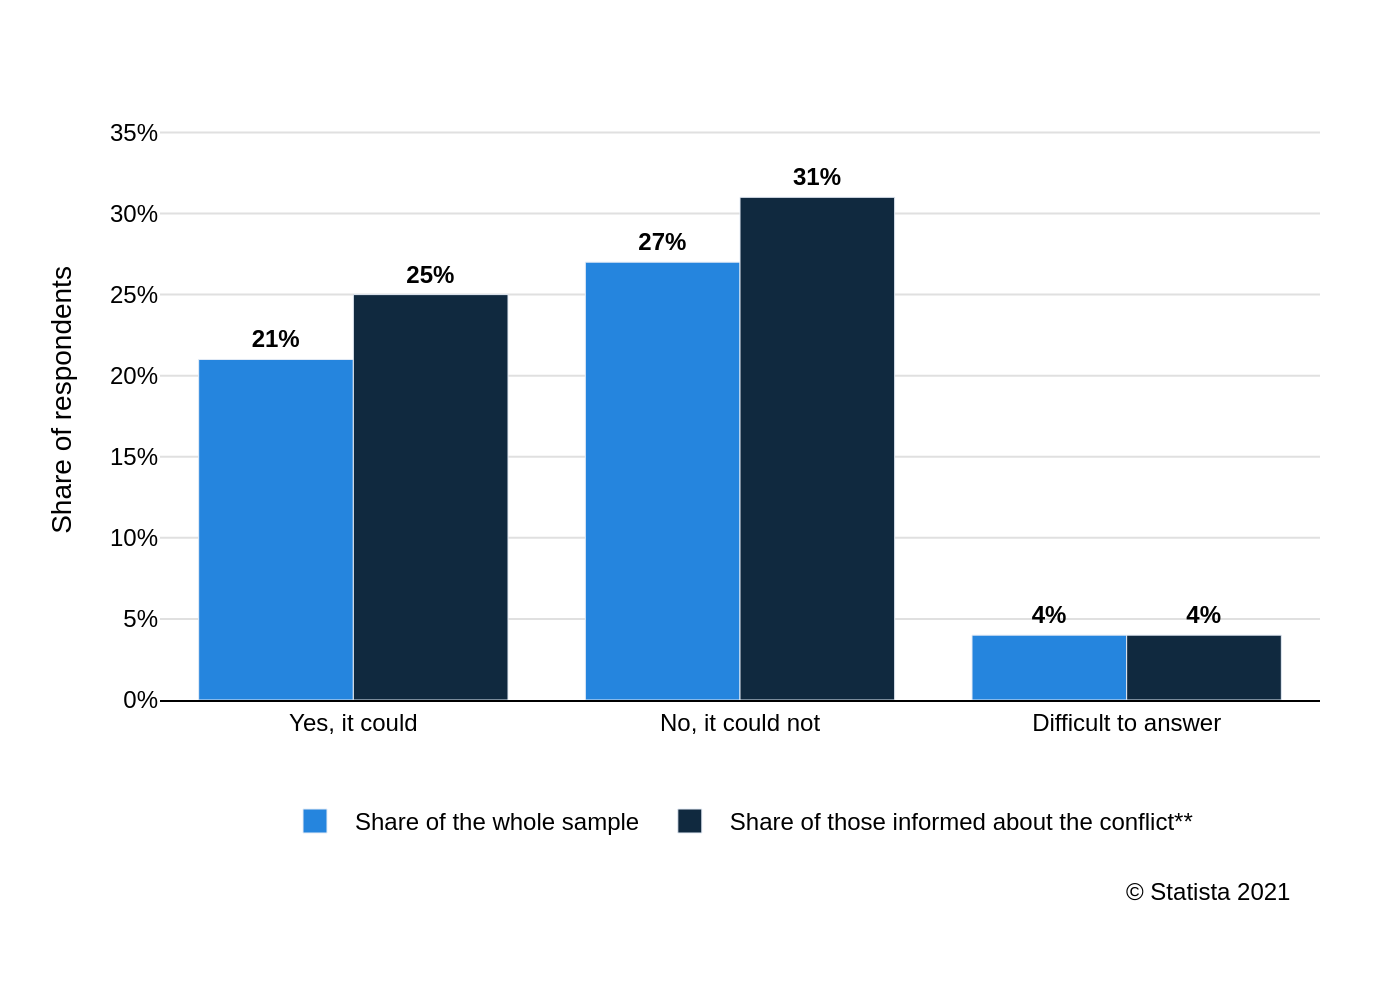

Write the Python code that produced this figure.
import sys
import json
import pathlib
import plotly.graph_objects as go

# Check for command-line argument
if len(sys.argv) != 2:
    print("Usage: python generate_chart.py <path_to_json_file>")
    sys.exit(1)

json_path = sys.argv[1]

# Read data from the specified JSON file
try:
    with open(json_path, 'r', encoding='utf-8') as f:
        chart_config = json.load(f)
except FileNotFoundError:
    print(f"Error: The file '{json_path}' was not found.")
    sys.exit(1)
except json.JSONDecodeError:
    print(f"Error: The file '{json_path}' contains invalid JSON.")
    sys.exit(1)

# Extract data for plotting
chart_data = chart_config.get('chart_data', {})
texts = chart_config.get('texts', {})
colors = chart_config.get('colors', [])
categories = chart_data.get('categories', [])
series = chart_data.get('series', [])

# Create the figure object
fig = go.Figure()

# Add a bar trace for each data series
for i, s in enumerate(series):
    fig.add_trace(go.Bar(
        x=categories,
        y=s.get('data', []),
        name=s.get('name', ''),
        marker_color=colors[i % len(colors)],
        text=[f"{val}%" for val in s.get('data', [])],
        textposition='outside',
        textfont=dict(family="Arial", size=12, color='black', weight='bold'),
        cliponaxis=False
    ))

# Update layout to match the source image
fig.update_layout(
    barmode='group',
    font=dict(family="Arial", size=12, color="black"),
    title=dict(
        text=texts.get('title') if texts.get('title') else '',
        x=0.05,
        xanchor='left'
    ),
    xaxis=dict(
        title_text=texts.get('x_title'),
        showgrid=False,
        showline=True,
        linecolor='black',
        linewidth=1,
        tickfont=dict(size=12)
    ),
    yaxis=dict(
        title_text=texts.get('y_title'),
        range=[0, 37],
        dtick=5,
        ticksuffix='%',
        showgrid=True,
        gridcolor='#e0e0e0',
        zeroline=False,
        tickfont=dict(size=12)
    ),
    legend=dict(
        orientation="h",
        yanchor="bottom",
        y=-0.25,
        xanchor="center",
        x=0.5
    ),
    plot_bgcolor='white',
    paper_bgcolor='white',
    margin=dict(l=80, r=40, t=50, b=150),
    annotations=[
        dict(
            text=texts.get('source', ''),
            showarrow=False,
            xref="paper",
            yref="paper",
            x=0.98,
            y=-0.35,
            xanchor='right',
            yanchor='bottom',
            align='right',
            font=dict(size=12)
        )
    ]
)

# Define output filename from the input JSON path
base_filename = pathlib.Path(json_path).stem
output_filename = f"{base_filename}.png"

# Save the figure as a high-resolution PNG image
fig.write_image(output_filename, scale=2)

print(f"Chart saved to {output_filename}")
